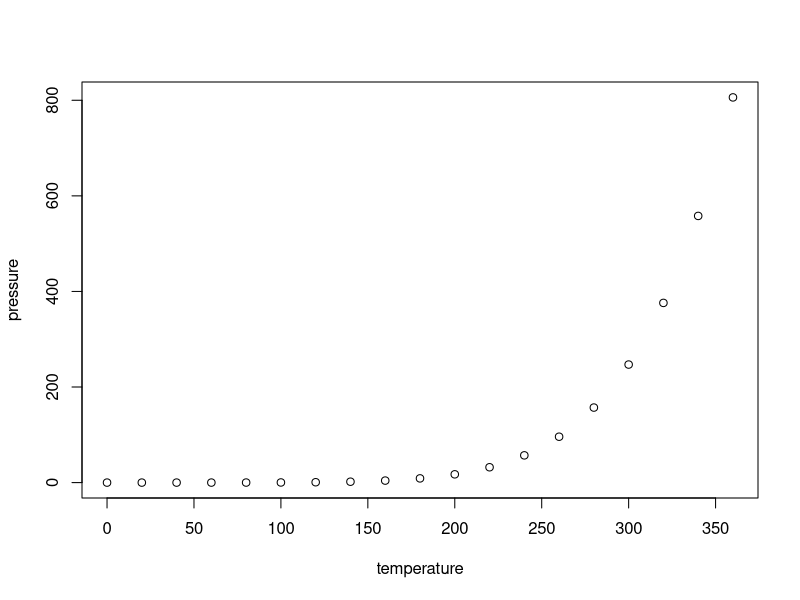
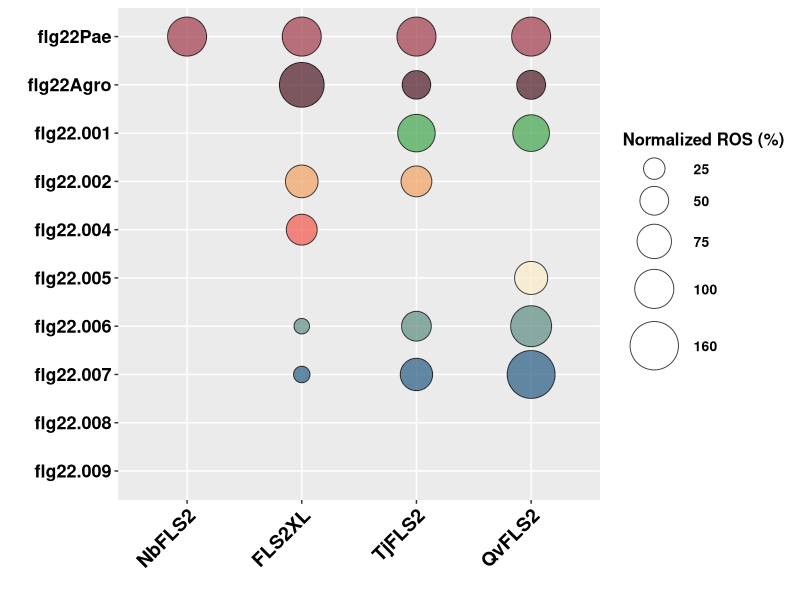
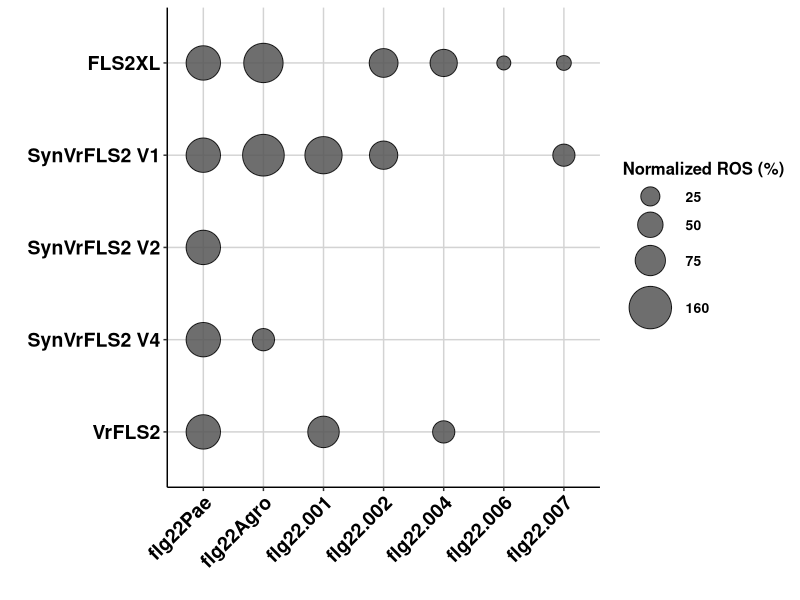
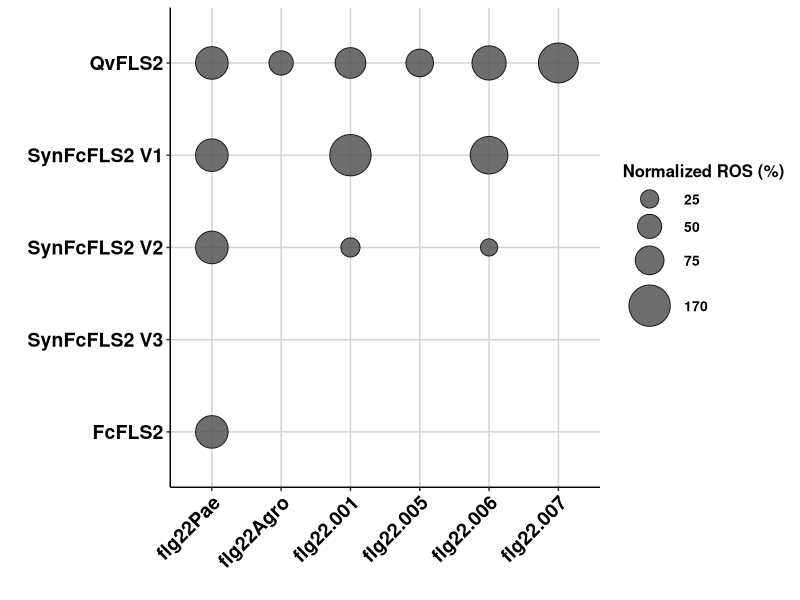
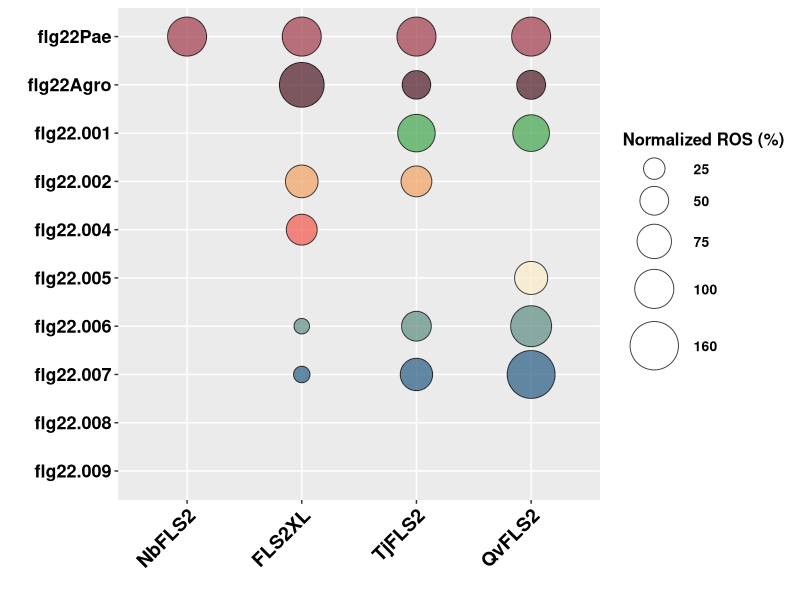
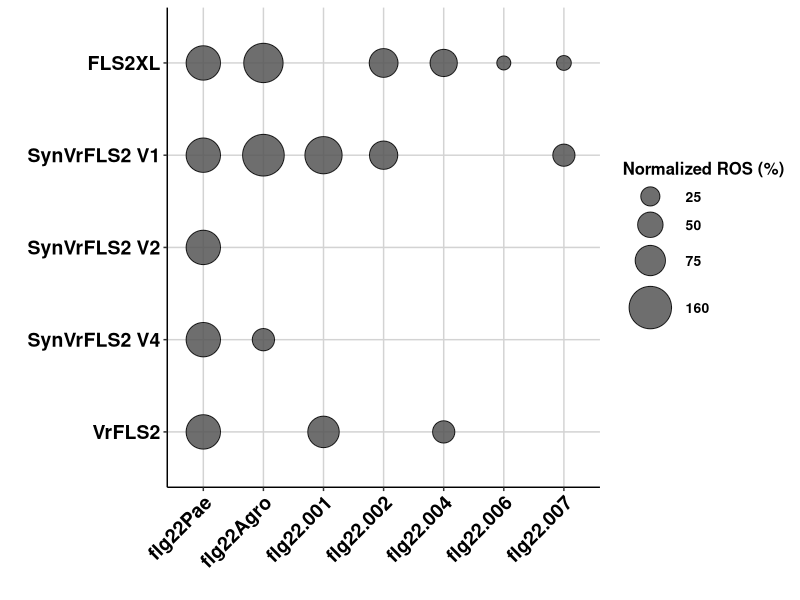
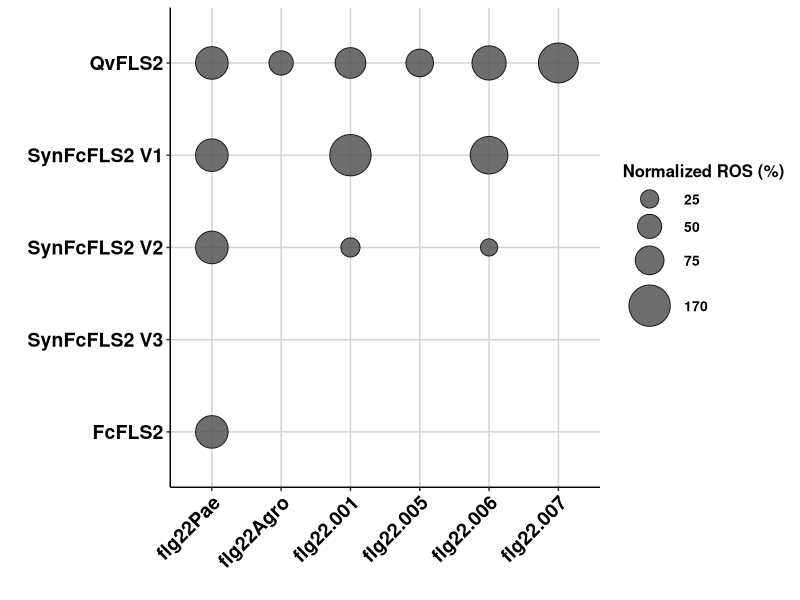

Write R code to recreate these figures, in order.
## ---- chunk 1
knitr::opts_chunk$set(echo = TRUE)
## ---- chunk 2
summary(cars)
## ---- chunk 3
library(reshape2)
library(ggplot2)
## ---- chunk 4
plot(pressure)
## ---- chunk 5
pc = read.csv("../input/WTNb_XL_Tj_Qv.csv", header = TRUE)
pcm = melt(pc, id = c("Receptor"))
pcm$Receptor <- factor(pcm$Receptor,levels=unique(pcm$Receptor))
## ---- chunk 6
colours = c( "#A54657",  "#582630", "#4DAA57","#F1A66A","#F26157", "#F9ECCC", "#679289", "#33658A",
"#F6AE2D","#86BBD8")

xx = ggplot(pcm, aes(x = Receptor, y = variable)) + 
     geom_point(aes(size = value, fill = variable), alpha = 0.75, shape = 21) + 
     scale_size_continuous(limits = c(0, 160), range = c(1,16), breaks = c(25, 50,75,100,160)) + 
     labs( x= "", y = "", size = "Normalized ROS (%)", fill = "")  + 
     theme(legend.key=element_blank(), 
           axis.text.x = element_text(angle = 45, hjust = 1, colour = "black", size = 14, face = "bold", vjust = 1), 
          axis.text.y = element_text(colour = "black", face = "bold", size = 13), 
           legend.text = element_text(size = 10, face ="bold", colour ="black"), 
           legend.title = element_text(size = 12, face = "bold"), 
           legend.position = "right") +  
     scale_fill_manual(values = colours, guide = FALSE) + 
     scale_y_discrete(limits = rev(levels(pcm$variable))) 
print(xx)
ggsave(filename = "../output/Figure_1_All_FLS2_bubble.pdf", width = 5.6, height = 6.5)
## ---- chunk 7
pc = read.csv("../input/Vr-XL.csv", header = TRUE)
pcm = melt(pc, id = c("Receptor"))
pcm$Receptor <- factor(pcm$Receptor,levels=unique(pcm$Receptor))

xx <- ggplot(pcm, aes(y = Receptor, x = variable)) + 
  geom_point(aes(size = value), alpha = 0.85, shape = 21, fill = "#555555", color = "black") + 
  scale_size_continuous(limits = c(0, 160), range = c(1, 14), breaks = c(25, 50, 75, 160)) + 
  labs(y = "", x = "", size = "Normalized ROS (%)", fill = "")  + 
  theme_classic() +
  theme(
    legend.key = element_blank(), 
    axis.text.y = element_text(colour = "black", size = 14, face = "bold"), 
    axis.text.x = element_text(angle = 45, hjust = 1, colour = "black", size = 14, face = "bold", vjust = 1), 
    legend.text = element_text(size = 10, face = "bold", colour = "black"), 
    legend.title = element_text(size = 12, face = "bold"), 
    legend.position = "right",
    panel.grid.major = element_line(colour = "lightgrey", linewidth = 0.5),
    panel.grid.minor = element_blank()
  ) +
  scale_y_discrete(limits = rev(levels(pcm$Receptor))) 
print(xx)
ggsave(filename = "../output/Vr-XL.pdf", width = 7, height = 3.2)

## ---- chunk 8
pc = read.csv("../input/Fc-Qv.csv", header = TRUE)
pcm = melt(pc, id = c("Receptor"))
pcm$Receptor <- factor(pcm$Receptor,levels=unique(pcm$Receptor))

xx <- ggplot(pcm, aes(y = Receptor, x = variable)) + 
  geom_point(aes(size = value), alpha = 0.85, shape = 21, fill = "#555555", color = "black") + 
  scale_size_continuous(limits = c(0, 180), range = c(1, 14), breaks = c(25, 50, 75, 170)) + 
  labs(y = "", x = "", size = "Normalized ROS (%)", fill = "")  + 
  theme_classic() +
  theme(
    legend.key = element_blank(), 
    axis.text.y = element_text(colour = "black", size = 14, face = "bold"), 
    axis.text.x = element_text(angle = 45, hjust = 1, colour = "black", size = 14, face = "bold", vjust = 1), 
    legend.text = element_text(size = 10, face = "bold", colour = "black"), 
    legend.title = element_text(size = 12, face = "bold"), 
    legend.position = "right",
    panel.grid.major = element_line(colour = "lightgrey", linewidth = 0.5),
    panel.grid.minor = element_blank()
  ) +
  scale_y_discrete(limits = rev(levels(pcm$Receptor))) 
print(xx)
ggsave(filename = "../output/Qv-Fc.pdf", width = 7, height = 3)

